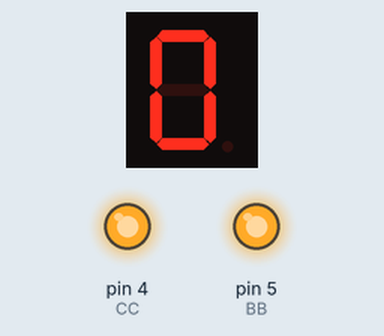
Recording of a sketch running on a simulated Arduino Uno, built with avr-gcc and run on an emulated ATmega328P. On the bench: 1-digit seven-segment display, output pins drawn as LEDs (lit = HIGH). Wiring (inferred from the names in the program): 1-digit 7-segment display, segments lit when LOW: segments pin 8, pin 9, pin 12, pin 11, pin 10, pin 7, pin 6, pin 13. The segment pins are drawn as the display they are named for; pins used as bus, display or sensor lines are not drawn.

Above: at 0.1 s.
At 3.1 s:
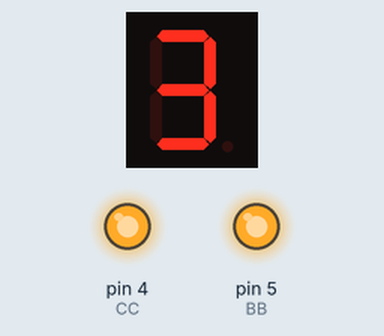
At 6.1 s:
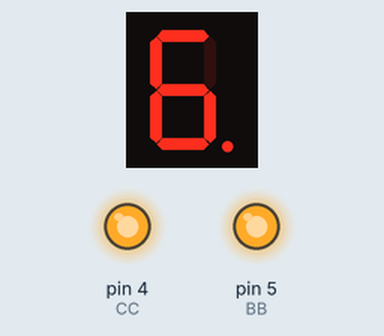
At 12.1 s:
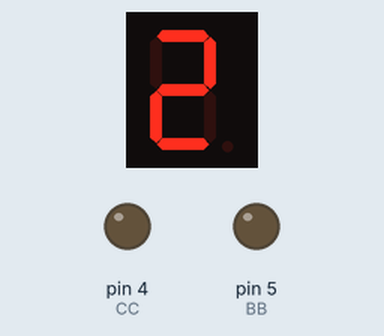
Timing chart, 0 to 40.0 s (numbered marks = the images above):
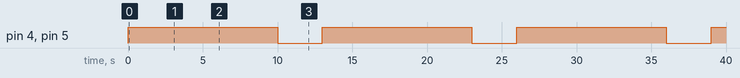

Measured:
- by itself, pin 4 (CC), pin 5 (BB): alternates HIGH for 10.0 s and LOW for 3.0 s
- by itself, everything shown: repeats every 13.0 s, in 13 steps
- what the display in image 1 shows lasts 1.0 s, from 3.0 s to 4.0 s

The sketch:

_7segment.ino
```cpp
const int CC = 4;
const int BB = 5;
const int G = 6;
const int F = 7;
const int A = 8;
const int B = 9;
const int E = 10;
const int D = 11;
const int C = 12;
const int dp = 13;

void setup() {

pinMode(CC,4);
pinMode(BB,5);
pinMode(G,6);
pinMode(F,7);
pinMode(A,8);
pinMode(B,9);
pinMode(E,10);
pinMode(D,11);
pinMode(C,12);
pinMode(dp,13);

}

void loop() {

counter();
/*change this field to control which
number you want to appear on the display.
counter - counts from 0-9
zero - shows zero
one - shows 1
two - shows 2
three - shows 3
four - shows 4
five - shows 5
six - shows 6
seven - shows 7
eight - shows 8
nine - shows 9
*/

}

void counter(){
zero();
delay(990);
one();
delay(990);
two();
delay(990);
three();
delay(990);
four();
delay(990);
five();
delay(990);
six();
delay(990);
seven();
delay(990);
eight();
delay(990);
nine();
delay(990);
ten();
delay(990);
eleven();
delay(990);
twelve();
delay(990);

}

void off(){ //turns off all lights
digitalWrite(BB, HIGH);
digitalWrite(CC, HIGH);
digitalWrite(G, HIGH);
digitalWrite(F, HIGH);
digitalWrite(A, HIGH);
digitalWrite(B, HIGH);
digitalWrite(E, HIGH);
digitalWrite(D, HIGH);
digitalWrite(C, HIGH);
digitalWrite(dp, HIGH);
delay(10);
}

void zero(){
digitalWrite(BB, HIGH);
digitalWrite(CC, HIGH);
digitalWrite(G, HIGH);
digitalWrite(F, LOW);
digitalWrite(A, LOW);
digitalWrite(B, LOW);
digitalWrite(E, LOW);
digitalWrite(D, LOW);
digitalWrite(C, LOW);
digitalWrite(dp, HIGH);
delay(10);
}

void one(){ //turns on
digitalWrite(BB, HIGH);
digitalWrite(CC, HIGH);
digitalWrite(G, HIGH);
digitalWrite(F, HIGH);
digitalWrite(A, HIGH);
digitalWrite(B, LOW);
digitalWrite(E, HIGH);
digitalWrite(D, HIGH);
digitalWrite(C, LOW);
digitalWrite(dp, HIGH);
delay(10);
}

void two(){
digitalWrite(BB, HIGH);
digitalWrite(CC, HIGH);
digitalWrite(G, LOW);
digitalWrite(F, HIGH);
digitalWrite(A, LOW);
digitalWrite(B, LOW);
digitalWrite(E, LOW);
digitalWrite(D, LOW);
digitalWrite(C, HIGH);
digitalWrite(dp, HIGH);
delay(10);
}

void three(){
digitalWrite(BB, HIGH);
digitalWrite(CC, HIGH);
digitalWrite(G, LOW);
digitalWrite(F, HIGH);
digitalWrite(A, LOW);
digitalWrite(B, LOW);
digitalWrite(E, HIGH);
digitalWrite(D, LOW);
digitalWrite(C, LOW);
digitalWrite(dp, HIGH);
delay(10);
}

void four(){
digitalWrite(BB, HIGH);
digitalWrite(CC, HIGH);
digitalWrite(G, LOW);
digitalWrite(F, LOW);
digitalWrite(A, HIGH);
digitalWrite(B, LOW);
digitalWrite(E, HIGH);
digitalWrite(D, HIGH);
digitalWrite(C, LOW);
digitalWrite(dp, HIGH);
delay(10);
}

void five(){
digitalWrite(BB, HIGH);
digitalWrite(CC, HIGH);
digitalWrite(G, LOW);
digitalWrite(F, LOW);
digitalWrite(A, LOW);
digitalWrite(B, HIGH);
digitalWrite(E, HIGH);
digitalWrite(D, LOW);
digitalWrite(C, LOW);
digitalWrite(dp, HIGH);
delay(10);
}

void six(){
digitalWrite(BB, HIGH);
digitalWrite(CC, HIGH);
digitalWrite(G, LOW);
digitalWrite(F, LOW);
digitalWrite(A, LOW);
digitalWrite(B, HIGH);
digitalWrite(E, LOW);
digitalWrite(D, LOW);
digitalWrite(C, LOW);
digitalWrite(dp, LOW);
delay(10);
}

void seven(){
digitalWrite(BB, HIGH);
digitalWrite(CC, HIGH);
digitalWrite(G, HIGH);
digitalWrite(F, HIGH);
digitalWrite(A, LOW);
digitalWrite(B, LOW);
digitalWrite(E, HIGH);
digitalWrite(D, HIGH);
digitalWrite(C, LOW);
digitalWrite(dp, HIGH);
delay(10);
}

void eight(){
digitalWrite(BB, HIGH);
digitalWrite(CC, HIGH);
digitalWrite(G, LOW);
digitalWrite(F, LOW);
digitalWrite(A, LOW);
digitalWrite(B, LOW);
digitalWrite(E, LOW);
digitalWrite(D, LOW);
digitalWrite(C, LOW);
digitalWrite(dp, HIGH);
delay(10);
}

void nine(){
digitalWrite(BB, HIGH);
digitalWrite(CC, HIGH);
digitalWrite(G, LOW);
digitalWrite(F, LOW);
digitalWrite(A, LOW);
digitalWrite(B, LOW);
digitalWrite(E, HIGH);
digitalWrite(D, HIGH);
digitalWrite(C, LOW);
digitalWrite(dp, LOW);
delay(10);
}

void ten(){
digitalWrite(BB, LOW);
digitalWrite(CC, LOW);
digitalWrite(G, HIGH);
digitalWrite(F, LOW);
digitalWrite(A, LOW);
digitalWrite(B, LOW);
digitalWrite(E, LOW);
digitalWrite(D, LOW);
digitalWrite(C, LOW);
digitalWrite(dp, HIGH);
delay(10);
}

void eleven(){
digitalWrite(BB, LOW);
digitalWrite(CC, LOW);
digitalWrite(G, HIGH);
digitalWrite(F, HIGH);
digitalWrite(A, HIGH);
digitalWrite(B, LOW);
digitalWrite(E, HIGH);
digitalWrite(D, HIGH);
digitalWrite(C, LOW);
digitalWrite(dp, HIGH);
delay(10);
}

void twelve(){
digitalWrite(BB, LOW);
digitalWrite(CC, LOW);
digitalWrite(G, LOW);
digitalWrite(F, HIGH);
digitalWrite(A, LOW);
digitalWrite(B, LOW);
digitalWrite(E, LOW);
digitalWrite(D, LOW);
digitalWrite(C, HIGH);
digitalWrite(dp, HIGH);
delay(10);
}
```
